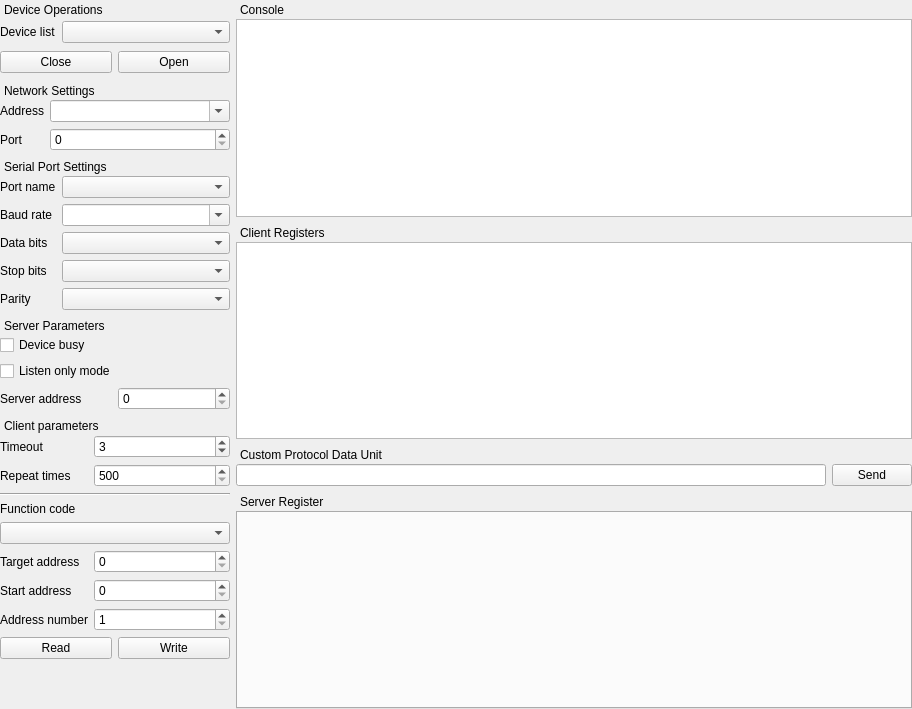
<?xml version="1.0" encoding="UTF-8"?>
<ui version="4.0">
 <class>ModbusAssistant</class>
 <widget class="QWidget" name="ModbusAssistant">
  <property name="geometry">
   <rect>
    <x>0</x>
    <y>0</y>
    <width>912</width>
    <height>709</height>
   </rect>
  </property>
  <property name="minimumSize">
   <size>
    <width>0</width>
    <height>0</height>
   </size>
  </property>
  <property name="windowTitle">
   <string notr="true">Modbus Studio</string>
  </property>
  <layout class="QGridLayout" name="gridLayout">
   <property name="leftMargin">
    <number>0</number>
   </property>
   <property name="topMargin">
    <number>0</number>
   </property>
   <property name="rightMargin">
    <number>0</number>
   </property>
   <property name="bottomMargin">
    <number>0</number>
   </property>
   <item row="8" column="0">
    <spacer name="verticalSpacer">
     <property name="orientation">
      <enum>Qt::Orientation::Vertical</enum>
     </property>
     <property name="sizeHint" stdset="0">
      <size>
       <width>20</width>
       <height>40</height>
      </size>
     </property>
    </spacer>
   </item>
   <item row="0" column="0">
    <widget class="QDockWidget" name="dockWidgetDeviceSettings">
     <property name="sizePolicy">
      <sizepolicy hsizetype="Fixed" vsizetype="Fixed">
       <horstretch>0</horstretch>
       <verstretch>0</verstretch>
      </sizepolicy>
     </property>
     <property name="minimumSize">
      <size>
       <width>230</width>
       <height>75</height>
      </size>
     </property>
     <property name="features">
      <set>QDockWidget::DockWidgetFeature::NoDockWidgetFeatures</set>
     </property>
     <property name="allowedAreas">
      <set>Qt::DockWidgetArea::NoDockWidgetArea</set>
     </property>
     <property name="windowTitle">
      <string>Device Operations</string>
     </property>
     <widget class="QWidget" name="dockWidgetContents">
      <property name="minimumSize">
       <size>
        <width>200</width>
        <height>0</height>
       </size>
      </property>
      <layout class="QGridLayout" name="gridLayout_2">
       <property name="leftMargin">
        <number>0</number>
       </property>
       <property name="topMargin">
        <number>0</number>
       </property>
       <property name="rightMargin">
        <number>0</number>
       </property>
       <property name="bottomMargin">
        <number>0</number>
       </property>
       <item row="0" column="0">
        <widget class="QLabel" name="label">
         <property name="sizePolicy">
          <sizepolicy hsizetype="Fixed" vsizetype="Preferred">
           <horstretch>0</horstretch>
           <verstretch>0</verstretch>
          </sizepolicy>
         </property>
         <property name="text">
          <string>Device list</string>
         </property>
        </widget>
       </item>
       <item row="0" column="1">
        <widget class="QComboBox" name="comboBoxDeviceList"/>
       </item>
       <item row="1" column="0" colspan="2">
        <layout class="QHBoxLayout" name="horizontalLayout_3">
         <property name="leftMargin">
          <number>0</number>
         </property>
         <property name="topMargin">
          <number>0</number>
         </property>
         <property name="rightMargin">
          <number>0</number>
         </property>
         <property name="bottomMargin">
          <number>0</number>
         </property>
         <item>
          <widget class="QPushButton" name="pushButtonCloese">
           <property name="text">
            <string>Close</string>
           </property>
          </widget>
         </item>
         <item>
          <widget class="QPushButton" name="pushButtonOpen">
           <property name="text">
            <string>Open</string>
           </property>
          </widget>
         </item>
        </layout>
       </item>
      </layout>
     </widget>
    </widget>
   </item>
   <item row="0" column="1" rowspan="9">
    <layout class="QVBoxLayout" name="verticalLayout">
     <property name="leftMargin">
      <number>0</number>
     </property>
     <property name="topMargin">
      <number>0</number>
     </property>
     <property name="rightMargin">
      <number>0</number>
     </property>
     <property name="bottomMargin">
      <number>0</number>
     </property>
     <item>
      <widget class="QDockWidget" name="dockWidgetConsole">
       <property name="sizePolicy">
        <sizepolicy hsizetype="Preferred" vsizetype="Expanding">
         <horstretch>0</horstretch>
         <verstretch>0</verstretch>
        </sizepolicy>
       </property>
       <property name="features">
        <set>QDockWidget::DockWidgetFeature::NoDockWidgetFeatures</set>
       </property>
       <property name="allowedAreas">
        <set>Qt::DockWidgetArea::NoDockWidgetArea</set>
       </property>
       <property name="windowTitle">
        <string>Console</string>
       </property>
       <widget class="QWidget" name="dockWidgetContents_6">
        <layout class="QGridLayout" name="gridLayout_6">
         <property name="leftMargin">
          <number>0</number>
         </property>
         <property name="topMargin">
          <number>0</number>
         </property>
         <property name="rightMargin">
          <number>0</number>
         </property>
         <property name="bottomMargin">
          <number>0</number>
         </property>
         <item row="0" column="0">
          <widget class="QTextBrowser" name="textBrowser"/>
         </item>
        </layout>
       </widget>
      </widget>
     </item>
     <item>
      <widget class="QDockWidget" name="dockWidgetClientRegisters">
       <property name="sizePolicy">
        <sizepolicy hsizetype="Preferred" vsizetype="Expanding">
         <horstretch>0</horstretch>
         <verstretch>0</verstretch>
        </sizepolicy>
       </property>
       <property name="features">
        <set>QDockWidget::DockWidgetFeature::NoDockWidgetFeatures</set>
       </property>
       <property name="allowedAreas">
        <set>Qt::DockWidgetArea::NoDockWidgetArea</set>
       </property>
       <property name="windowTitle">
        <string>Client Registers</string>
       </property>
       <widget class="QWidget" name="dockWidgetContents_7">
        <layout class="QGridLayout" name="gridLayout_10">
         <property name="leftMargin">
          <number>0</number>
         </property>
         <property name="topMargin">
          <number>0</number>
         </property>
         <property name="rightMargin">
          <number>0</number>
         </property>
         <property name="bottomMargin">
          <number>0</number>
         </property>
         <item row="0" column="0">
          <widget class="QTableView" name="tabViewClientRegisters"/>
         </item>
        </layout>
       </widget>
      </widget>
     </item>
     <item>
      <widget class="QDockWidget" name="dockWidgetCustomCommand">
       <property name="sizePolicy">
        <sizepolicy hsizetype="Expanding" vsizetype="Fixed">
         <horstretch>0</horstretch>
         <verstretch>0</verstretch>
        </sizepolicy>
       </property>
       <property name="features">
        <set>QDockWidget::DockWidgetFeature::NoDockWidgetFeatures</set>
       </property>
       <property name="allowedAreas">
        <set>Qt::DockWidgetArea::NoDockWidgetArea</set>
       </property>
       <property name="windowTitle">
        <string>Custom Protocol Data Unit</string>
       </property>
       <widget class="QWidget" name="dockWidgetContents_9">
        <layout class="QGridLayout" name="gridLayout_7">
         <property name="leftMargin">
          <number>0</number>
         </property>
         <property name="topMargin">
          <number>0</number>
         </property>
         <property name="rightMargin">
          <number>0</number>
         </property>
         <property name="bottomMargin">
          <number>0</number>
         </property>
         <item row="0" column="0">
          <widget class="QLineEdit" name="lineEditPdu"/>
         </item>
         <item row="0" column="1">
          <widget class="QPushButton" name="send_">
           <property name="text">
            <string>Send</string>
           </property>
          </widget>
         </item>
        </layout>
       </widget>
      </widget>
     </item>
     <item>
      <widget class="QDockWidget" name="dockWidgetServerRegisters">
       <property name="sizePolicy">
        <sizepolicy hsizetype="Preferred" vsizetype="Expanding">
         <horstretch>0</horstretch>
         <verstretch>0</verstretch>
        </sizepolicy>
       </property>
       <property name="features">
        <set>QDockWidget::DockWidgetFeature::NoDockWidgetFeatures</set>
       </property>
       <property name="allowedAreas">
        <set>Qt::DockWidgetArea::NoDockWidgetArea</set>
       </property>
       <property name="windowTitle">
        <string>Server Register</string>
       </property>
       <widget class="QWidget" name="dockWidgetContents_10">
        <layout class="QVBoxLayout" name="verticalLayout_2">
         <property name="leftMargin">
          <number>0</number>
         </property>
         <property name="topMargin">
          <number>0</number>
         </property>
         <property name="rightMargin">
          <number>0</number>
         </property>
         <property name="bottomMargin">
          <number>0</number>
         </property>
         <item>
          <widget class="QTabWidget" name="tabWidgetServerRegisters">
           <property name="currentIndex">
            <number>-1</number>
           </property>
          </widget>
         </item>
        </layout>
       </widget>
      </widget>
     </item>
    </layout>
   </item>
   <item row="1" column="0">
    <widget class="QDockWidget" name="dockWidgetNetworkSettings">
     <property name="sizePolicy">
      <sizepolicy hsizetype="Fixed" vsizetype="Fixed">
       <horstretch>0</horstretch>
       <verstretch>0</verstretch>
      </sizepolicy>
     </property>
     <property name="features">
      <set>QDockWidget::DockWidgetFeature::NoDockWidgetFeatures</set>
     </property>
     <property name="allowedAreas">
      <set>Qt::DockWidgetArea::NoDockWidgetArea</set>
     </property>
     <property name="windowTitle">
      <string>Network Settings</string>
     </property>
     <widget class="QWidget" name="dockWidgetContents_2">
      <layout class="QGridLayout" name="gridLayout_3">
       <property name="leftMargin">
        <number>0</number>
       </property>
       <property name="topMargin">
        <number>0</number>
       </property>
       <property name="rightMargin">
        <number>0</number>
       </property>
       <property name="bottomMargin">
        <number>0</number>
       </property>
       <item row="0" column="0">
        <widget class="QLabel" name="label_2">
         <property name="sizePolicy">
          <sizepolicy hsizetype="Fixed" vsizetype="Preferred">
           <horstretch>0</horstretch>
           <verstretch>0</verstretch>
          </sizepolicy>
         </property>
         <property name="text">
          <string>Address</string>
         </property>
        </widget>
       </item>
       <item row="0" column="1">
        <widget class="QComboBox" name="comboBoxAddress">
         <property name="editable">
          <bool>true</bool>
         </property>
        </widget>
       </item>
       <item row="1" column="1">
        <widget class="QSpinBox" name="spinBoxPort">
         <property name="maximum">
          <number>65535</number>
         </property>
        </widget>
       </item>
       <item row="1" column="0">
        <widget class="QLabel" name="label_3">
         <property name="sizePolicy">
          <sizepolicy hsizetype="Fixed" vsizetype="Preferred">
           <horstretch>0</horstretch>
           <verstretch>0</verstretch>
          </sizepolicy>
         </property>
         <property name="text">
          <string>Port</string>
         </property>
        </widget>
       </item>
      </layout>
     </widget>
    </widget>
   </item>
   <item row="4" column="0">
    <widget class="QDockWidget" name="dockWidgetClientParameters">
     <property name="sizePolicy">
      <sizepolicy hsizetype="Fixed" vsizetype="Fixed">
       <horstretch>0</horstretch>
       <verstretch>0</verstretch>
      </sizepolicy>
     </property>
     <property name="features">
      <set>QDockWidget::DockWidgetFeature::NoDockWidgetFeatures</set>
     </property>
     <property name="allowedAreas">
      <set>Qt::DockWidgetArea::NoDockWidgetArea</set>
     </property>
     <property name="windowTitle">
      <string>Client parameters</string>
     </property>
     <widget class="QWidget" name="dockWidgetContents_5">
      <layout class="QGridLayout" name="gridLayout_8">
       <property name="leftMargin">
        <number>0</number>
       </property>
       <property name="topMargin">
        <number>0</number>
       </property>
       <property name="rightMargin">
        <number>0</number>
       </property>
       <property name="bottomMargin">
        <number>0</number>
       </property>
       <item row="2" column="0" colspan="2">
        <widget class="Line" name="line_6">
         <property name="orientation">
          <enum>Qt::Orientation::Horizontal</enum>
         </property>
        </widget>
       </item>
       <item row="6" column="0">
        <widget class="QLabel" name="label_19">
         <property name="sizePolicy">
          <sizepolicy hsizetype="Fixed" vsizetype="Preferred">
           <horstretch>0</horstretch>
           <verstretch>0</verstretch>
          </sizepolicy>
         </property>
         <property name="text">
          <string>Start address</string>
         </property>
        </widget>
       </item>
       <item row="5" column="1">
        <widget class="QSpinBox" name="spinBoxDeviceAddress">
         <property name="sizePolicy">
          <sizepolicy hsizetype="Minimum" vsizetype="Fixed">
           <horstretch>0</horstretch>
           <verstretch>0</verstretch>
          </sizepolicy>
         </property>
         <property name="maximum">
          <number>255</number>
         </property>
        </widget>
       </item>
       <item row="7" column="1">
        <widget class="QSpinBox" name="spinBoxQuantity">
         <property name="sizePolicy">
          <sizepolicy hsizetype="Minimum" vsizetype="Fixed">
           <horstretch>0</horstretch>
           <verstretch>0</verstretch>
          </sizepolicy>
         </property>
         <property name="minimum">
          <number>1</number>
         </property>
         <property name="maximum">
          <number>128</number>
         </property>
        </widget>
       </item>
       <item row="5" column="0">
        <widget class="QLabel" name="label_18">
         <property name="sizePolicy">
          <sizepolicy hsizetype="Fixed" vsizetype="Preferred">
           <horstretch>0</horstretch>
           <verstretch>0</verstretch>
          </sizepolicy>
         </property>
         <property name="text">
          <string>Target address</string>
         </property>
        </widget>
       </item>
       <item row="0" column="0">
        <widget class="QLabel" name="label_4">
         <property name="sizePolicy">
          <sizepolicy hsizetype="Fixed" vsizetype="Preferred">
           <horstretch>0</horstretch>
           <verstretch>0</verstretch>
          </sizepolicy>
         </property>
         <property name="text">
          <string>Timeout</string>
         </property>
        </widget>
       </item>
       <item row="0" column="1">
        <widget class="QSpinBox" name="spinBoxRepeatTime">
         <property name="minimum">
          <number>0</number>
         </property>
         <property name="value">
          <number>3</number>
         </property>
        </widget>
       </item>
       <item row="1" column="1">
        <widget class="QSpinBox" name="spinBoxTimeout">
         <property name="minimum">
          <number>500</number>
         </property>
         <property name="maximum">
          <number>10000</number>
         </property>
         <property name="singleStep">
          <number>100</number>
         </property>
         <property name="value">
          <number>500</number>
         </property>
        </widget>
       </item>
       <item row="7" column="0">
        <widget class="QLabel" name="label_20">
         <property name="sizePolicy">
          <sizepolicy hsizetype="Fixed" vsizetype="Preferred">
           <horstretch>0</horstretch>
           <verstretch>0</verstretch>
          </sizepolicy>
         </property>
         <property name="text">
          <string>Address number</string>
         </property>
        </widget>
       </item>
       <item row="8" column="0" colspan="2">
        <layout class="QHBoxLayout" name="horizontalLayout_2">
         <item>
          <widget class="QPushButton" name="pushButtonRead">
           <property name="text">
            <string>Read</string>
           </property>
          </widget>
         </item>
         <item>
          <widget class="QPushButton" name="pushButtonWrite">
           <property name="text">
            <string>Write</string>
           </property>
          </widget>
         </item>
        </layout>
       </item>
       <item row="1" column="0">
        <widget class="QLabel" name="label_5">
         <property name="sizePolicy">
          <sizepolicy hsizetype="Fixed" vsizetype="Preferred">
           <horstretch>0</horstretch>
           <verstretch>0</verstretch>
          </sizepolicy>
         </property>
         <property name="text">
          <string>Repeat times</string>
         </property>
        </widget>
       </item>
       <item row="6" column="1">
        <widget class="QSpinBox" name="spinBoxStartAddress">
         <property name="sizePolicy">
          <sizepolicy hsizetype="Minimum" vsizetype="Fixed">
           <horstretch>0</horstretch>
           <verstretch>0</verstretch>
          </sizepolicy>
         </property>
         <property name="maximum">
          <number>65535</number>
         </property>
        </widget>
       </item>
       <item row="4" column="0" colspan="2">
        <widget class="QComboBox" name="comboBoxFunctionCode">
         <property name="sizePolicy">
          <sizepolicy hsizetype="Ignored" vsizetype="Fixed">
           <horstretch>0</horstretch>
           <verstretch>0</verstretch>
          </sizepolicy>
         </property>
         <property name="maximumSize">
          <size>
           <width>16777215</width>
           <height>16777215</height>
          </size>
         </property>
        </widget>
       </item>
       <item row="3" column="0" colspan="2">
        <widget class="QLabel" name="label_17">
         <property name="sizePolicy">
          <sizepolicy hsizetype="Preferred" vsizetype="Preferred">
           <horstretch>0</horstretch>
           <verstretch>0</verstretch>
          </sizepolicy>
         </property>
         <property name="text">
          <string>Function code</string>
         </property>
        </widget>
       </item>
      </layout>
     </widget>
    </widget>
   </item>
   <item row="2" column="0">
    <widget class="QDockWidget" name="dockWidgetSerialPortSettings">
     <property name="sizePolicy">
      <sizepolicy hsizetype="Fixed" vsizetype="Fixed">
       <horstretch>0</horstretch>
       <verstretch>0</verstretch>
      </sizepolicy>
     </property>
     <property name="features">
      <set>QDockWidget::DockWidgetFeature::NoDockWidgetFeatures</set>
     </property>
     <property name="allowedAreas">
      <set>Qt::DockWidgetArea::NoDockWidgetArea</set>
     </property>
     <property name="windowTitle">
      <string>Serial Port Settings</string>
     </property>
     <widget class="QWidget" name="dockWidgetContents_3">
      <layout class="QGridLayout" name="gridLayout_4">
       <property name="leftMargin">
        <number>0</number>
       </property>
       <property name="topMargin">
        <number>0</number>
       </property>
       <property name="rightMargin">
        <number>0</number>
       </property>
       <property name="bottomMargin">
        <number>0</number>
       </property>
       <item row="2" column="0">
        <widget class="QLabel" name="label_10">
         <property name="sizePolicy">
          <sizepolicy hsizetype="Fixed" vsizetype="Preferred">
           <horstretch>0</horstretch>
           <verstretch>0</verstretch>
          </sizepolicy>
         </property>
         <property name="text">
          <string>Data bits</string>
         </property>
        </widget>
       </item>
       <item row="2" column="1">
        <widget class="QComboBox" name="comboBoxDataBits"/>
       </item>
       <item row="0" column="0">
        <widget class="QLabel" name="label_8">
         <property name="sizePolicy">
          <sizepolicy hsizetype="Fixed" vsizetype="Preferred">
           <horstretch>0</horstretch>
           <verstretch>0</verstretch>
          </sizepolicy>
         </property>
         <property name="text">
          <string>Port name</string>
         </property>
        </widget>
       </item>
       <item row="1" column="0">
        <widget class="QLabel" name="label_9">
         <property name="sizePolicy">
          <sizepolicy hsizetype="Fixed" vsizetype="Preferred">
           <horstretch>0</horstretch>
           <verstretch>0</verstretch>
          </sizepolicy>
         </property>
         <property name="text">
          <string>Baud rate</string>
         </property>
        </widget>
       </item>
       <item row="3" column="1">
        <widget class="QComboBox" name="comboBoxStopBits"/>
       </item>
       <item row="0" column="1">
        <widget class="QComboBox" name="comboBoxPortName"/>
       </item>
       <item row="3" column="0">
        <widget class="QLabel" name="label_11">
         <property name="sizePolicy">
          <sizepolicy hsizetype="Fixed" vsizetype="Preferred">
           <horstretch>0</horstretch>
           <verstretch>0</verstretch>
          </sizepolicy>
         </property>
         <property name="text">
          <string>Stop bits</string>
         </property>
        </widget>
       </item>
       <item row="1" column="1">
        <widget class="QComboBox" name="comboBoxBaudRate">
         <property name="editable">
          <bool>true</bool>
         </property>
        </widget>
       </item>
       <item row="4" column="0">
        <widget class="QLabel" name="label_12">
         <property name="sizePolicy">
          <sizepolicy hsizetype="Fixed" vsizetype="Preferred">
           <horstretch>0</horstretch>
           <verstretch>0</verstretch>
          </sizepolicy>
         </property>
         <property name="text">
          <string>Parity</string>
         </property>
        </widget>
       </item>
       <item row="4" column="1">
        <widget class="QComboBox" name="comboBoxParity"/>
       </item>
      </layout>
     </widget>
    </widget>
   </item>
   <item row="3" column="0">
    <widget class="QDockWidget" name="dockWidgetServerParameters">
     <property name="sizePolicy">
      <sizepolicy hsizetype="Fixed" vsizetype="Fixed">
       <horstretch>0</horstretch>
       <verstretch>0</verstretch>
      </sizepolicy>
     </property>
     <property name="features">
      <set>QDockWidget::DockWidgetFeature::NoDockWidgetFeatures</set>
     </property>
     <property name="allowedAreas">
      <set>Qt::DockWidgetArea::NoDockWidgetArea</set>
     </property>
     <property name="windowTitle">
      <string>Server Parameters</string>
     </property>
     <widget class="QWidget" name="dockWidgetContents_4">
      <layout class="QGridLayout" name="gridLayout_5">
       <property name="leftMargin">
        <number>0</number>
       </property>
       <property name="topMargin">
        <number>0</number>
       </property>
       <property name="rightMargin">
        <number>0</number>
       </property>
       <property name="bottomMargin">
        <number>0</number>
       </property>
       <item row="2" column="0">
        <widget class="QLabel" name="label_6">
         <property name="text">
          <string>Server address</string>
         </property>
        </widget>
       </item>
       <item row="2" column="1">
        <widget class="QSpinBox" name="spinBoxServerAddress">
         <property name="maximum">
          <number>265</number>
         </property>
        </widget>
       </item>
       <item row="1" column="0" colspan="2">
        <widget class="QCheckBox" name="checkBoxListenOnlyMode">
         <property name="text">
          <string>Listen only mode</string>
         </property>
        </widget>
       </item>
       <item row="0" column="0" colspan="2">
        <widget class="QCheckBox" name="checkBoxDeviceBusy">
         <property name="text">
          <string>Device busy</string>
         </property>
        </widget>
       </item>
      </layout>
     </widget>
    </widget>
   </item>
  </layout>
 </widget>
 <resources/>
 <connections/>
</ui>
